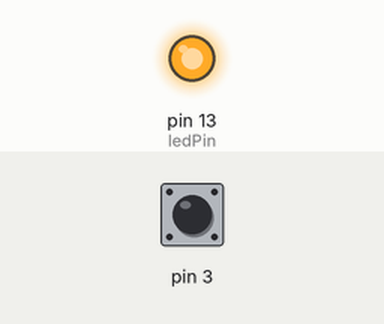
Simulated run of this sketch. Board: Arduino Uno, built with avr-gcc and run on an emulated ATmega328P. On the bench: output pins drawn as LEDs (lit = HIGH). Inputs (shaded band) come from the test bench; at power-on: pin 3 HIGH.

Above: at 1.2 s.
1.3 s: pin 3 pulled LOW for 3.2 s
At 2.7 s:
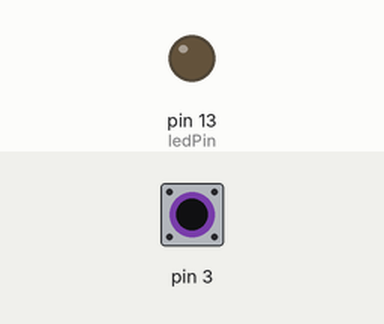
Timing chart, 0 to 12.0 s (numbered marks = the images above; inputs shaded):
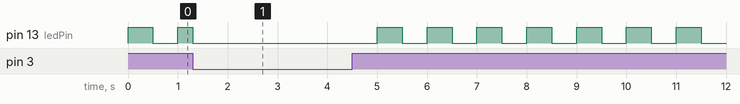

Measured:
- by itself, pin 13 (ledPin): repeats every 1.0 s: HIGH 0.50 s, LOW 0.50 s

The sketch:

14.Interrupts.ino
```cpp
int ledPin = 13;

void tatled()  // chương trình con thực hiện ngắt
{
    // tắt đèn led khi nhấn nút, nhả ra led nhấp nháy trở lại
    digitalWrite(ledPin, LOW);
}

void setup()
{
    pinMode(ledPin, OUTPUT);
    pinMode(3, INPUT_PULLUP); // sử dụng điện trở kéo lên cho chân số 2, ngắt 0
    // ngat so 0 đc nối vs chân số 2
    // ngat so 1 đc nối vs chân số 3
    attachInterrupt(1, tatled, LOW); //attachInterrupt(thứ tự ngắt, tên chương trình con thực hiện ngắt, chế độ ngắt)
}

void loop()
{
    // đoạn chương trình này nhấp nháy led sau 500ms
    digitalWrite(ledPin, HIGH);
    delay(500);
    digitalWrite(ledPin, LOW);
    delay(500);
}   
```
